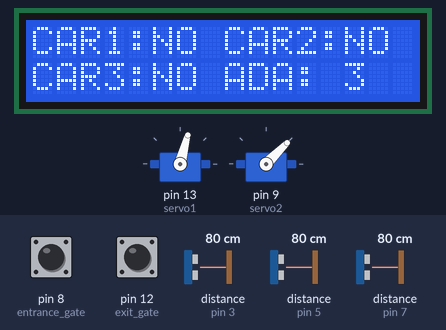
A sketch run on a simulated Arduino Uno, built with avr-gcc and run on an emulated ATmega328P. Parts: 16×2 character LCD, 2 × servo. Wiring (inferred from the names in the program): 3 × ultrasonic range finder: trigger pin 2, echo pin 3 / trigger pin 4, echo pin 5 / trigger pin 6, echo pin 7. The inputs (shaded band) are chosen by the test bench; at power-on: distance to the obstacle (sensors on pin 3, pin 5, pin 7) 80 cm, pin 8 (entrance_gate) HIGH, pin 12 (exit_gate) HIGH. The echo pulse lasts 58.3 µs per cm; what the sketch prints to the serial monitor is not drawn.

Above: at 6.2 s.
6.3 s: distance to the obstacle (sensor on pin 3) set to 5 cm
7.8 s: distance to the obstacle (sensor on pin 3) set to 3 cm
At 8.3 s:
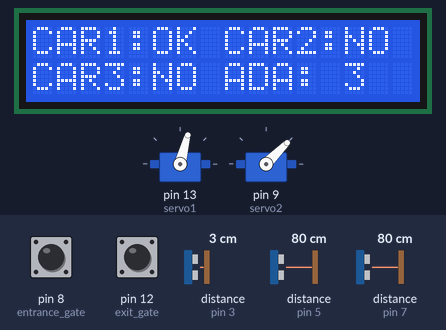
10.8 s: distance to the obstacle (sensor on pin 5) set to 2 cm
At 12.1 s:
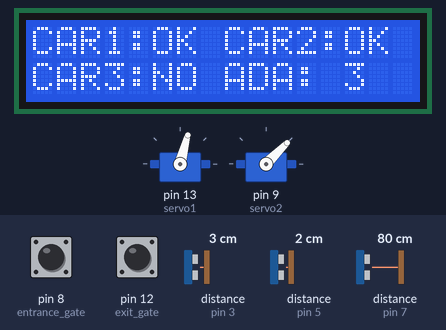
12.4 s: distance to the obstacle (sensor on pin 7) set to 12 cm
13.9 s: distance to the obstacle (sensor on pin 7) set to 9 cm
At 16.06 s:
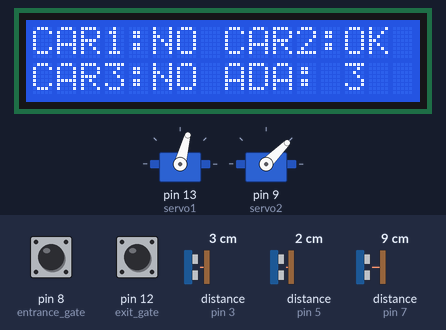
16.9 s: distance to the obstacle (sensor on pin 7) set to 2 cm
At 18.4 s:
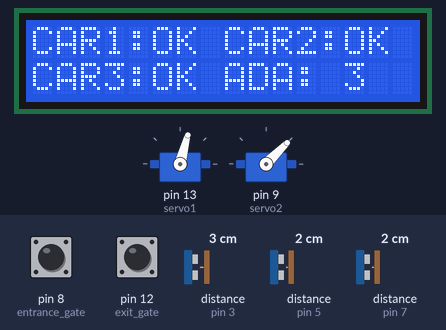
Timing chart, 0 to 19.9 s (numbered marks = the images above; inputs shaded):
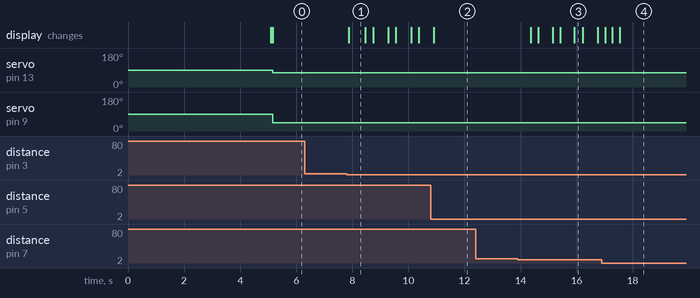

Measured:
- the behaviour switches between 4 and 3 cm on distance to the obstacle (sensor on pin 3) (found by bisection; images 0 and 1)
- the behaviour switches between 11 and 10 cm on distance to the obstacle (sensor on pin 7) (found by bisection; images 2 and 3)
- after the input at 6.3 s, every drawn part: stays the same
- after the input at 7.8 s, the display: changes after 0.07 s (image 1)
- after the input at 10.8 s, the display: changes after 0.10 s (image 2)
- after the input at 12.4 s, every drawn part: stays the same
- after the input at 13.9 s, the display: changes after 0.46 s (image 3)
- after the input at 16.9 s, the display: changes after 0.11 s (image 4)
- what the display in image 1 shows lasts 0.6 s, from 7.9 s to 8.5 s

The sketch:

Arduino.ino
```cpp
#include <LiquidCrystal_I2C.h>
#include <SoftwareSerial.h>
#include <Servo.h>

LiquidCrystal_I2C lcd(0x27, 16, 2);
SoftwareSerial mySerial(10, 11);

const String business_id = "c750e031-8669-4317-9d5f-c5556f11925d", machine_id = "0e9b8061-3c73-44d2-b804-eaf43404fc8c";

// Sensor 1
const int trig_1 = 2;
const int echo_1 = 3;
float distanceCM_1 = 0;
long duration1;

// Sensor 2
const int trig_2 = 4;
const int echo_2 = 5;
float distanceCM_2 = 0;
long duration2;

// Sensor 3
const int trig_3 = 6;
const int echo_3 = 7;
float distanceCM_3 = 0;
long duration3;

float car_1, car_2, car_3;
int place_1_before = 0, place_2_before = 0, place_3_before = 0;
int place_1_current = 0, place_2_current = 0, place_3_current = 0;
float Dist = 3.0;

const int parkiran = 3;
int total = 0, timer_cnt = 0, queue = parkiran;

//Servo
Servo servo1;
Servo servo2;

//Infrared
int entrance_gate = 8;
int exit_gate = 12;


void setup()
{
  Serial.begin(115200);
  mySerial.begin(115200);

  pinMode(trig_1, OUTPUT);
  pinMode(trig_2, OUTPUT);
  pinMode(trig_3, OUTPUT);
  pinMode(echo_1, INPUT);
  pinMode(echo_2, INPUT);
  pinMode(echo_3, INPUT);

  lcd.init();
  lcd.backlight();
  lcd.setCursor(0, 0);
  lcd.print("SELAMAT DATANG");
  lcd.setCursor(0, 1);
  lcd.print("DI E-PARKING");
  delay(5000);
  lcd.clear();

  pinMode(entrance_gate, INPUT);
  pinMode(exit_gate, INPUT);

  servo1.attach(13);
  servo2.attach(9);
}

void loop()
{
  total = 0;

  car_1 = sensor_1();
  car_2 = sensor_2();
  car_3 = sensor_3();

  Serial.println("======");
  Serial.println(car_1);
  Serial.println(car_2);
  Serial.println(car_3);
  Serial.println("======");

  lcd.setCursor(0, 0);
  lcd.print("CAR1:");
  if (car_1 <= Dist)
  {
    lcd.print("OK");
    place_1_current = 1;
    total += 1;
  }
  else
  {
    place_1_current = 0;
    lcd.print("NO");
  }

  lcd.setCursor(8, 0);
  lcd.print("CAR2:");
  if (car_2 <= Dist)
  {
    lcd.print("OK");
    place_2_current = 1;
    total += 1;
  }
  else
  {
    place_2_current = 0;
    lcd.print("NO");
  }

  lcd.setCursor(0, 1);
  lcd.print("CAR3:");
  if (car_3 <= Dist)
  {
    lcd.print("OK");
    place_3_current = 1;
    total += 1;
  }
  else
  {
    place_3_current = 0;
    lcd.print("NO");
  }

  lcd.setCursor(8, 1);
  lcd.print("ADA: ");
  lcd.print(queue);

  gates();

  if (timer_cnt >= 10) {
    if (place_1_before != place_1_current || place_2_before != place_2_current || place_3_before != place_3_current) {
      place_1_before = place_1_current;
      place_2_before = place_2_current;
      place_3_before = place_3_current;

      String param = "{'sender':'sensor','business_id':'" + business_id + "','machine_id':'" + machine_id + "','available':" + (3 - total) + ",'inside':" + total + ",'map':{'place_1':" + place_1_before + ",'place_2':" + place_2_before + ",'place_3':" + place_3_before + "}}";

      // Serial local
      Serial.print('*');
      Serial.print(param);
      Serial.println('#');

      // Serial esp
      mySerial.print("*");
      mySerial.print(param);
      mySerial.println("#");
      mySerial.println();
    }
    timer_cnt = 0;
  }
  timer_cnt++;
  delay(200);

}

float sensor_1(void)
{
  digitalWrite(trig_1, LOW);
  delayMicroseconds(10000);
  digitalWrite(trig_1, HIGH);
  delayMicroseconds(10);
  digitalWrite(trig_1, LOW);
  duration1 = pulseIn(echo_1, HIGH);
  distanceCM_1 = duration1 * 0.0343 / 2;
  return distanceCM_1;
}

float sensor_2(void)
{
  digitalWrite(trig_2, LOW);
  delayMicroseconds(10000);
  digitalWrite(trig_2, HIGH);
  delayMicroseconds(10);
  digitalWrite(trig_2, LOW);
  duration2 = pulseIn(echo_2, HIGH);
  distanceCM_2 = duration2 * 0.0343 / 2;
  return distanceCM_2;
}

float sensor_3(void)
{
  digitalWrite(trig_3, LOW);
  delayMicroseconds(10000);
  digitalWrite(trig_3, HIGH);
  delayMicroseconds(10);
  digitalWrite(trig_3, LOW);
  duration3 = pulseIn(echo_3, HIGH);
  distanceCM_3 = duration3 * 0.0343 / 2;
  return distanceCM_3;
}

void gates() {
  if ((digitalRead(entrance_gate) == LOW) && (queue != 0)) {
    servo2.write(135);

    String param = "{'sender':'gate_in','business_id':'" + business_id + "','machine_id':'" + machine_id + "'}";

    // Serial local
    Serial.print('*');
    Serial.print(param);
    Serial.println('#');

    // Serial esp
    mySerial.print("*");
    mySerial.print(param);
    mySerial.println("#");
    mySerial.println();

    queue -= 1;
    delay(3000);
  } else if (digitalRead(entrance_gate) == LOW && queue == 0) {
    lcd.clear();
    lcd.setCursor(0, 0);
    lcd.print("Maaf Penuh!");
    delay(1500);
    lcd.clear();
  }


  if (digitalRead(entrance_gate) == HIGH) {
    servo2.write(45);
  }


  if (digitalRead(exit_gate) == LOW && queue != parkiran) {
    servo1.write(0);

    String param = "{'sender':'gate_out','business_id':'" + business_id + "','machine_id':'" + machine_id + "'}";

    // Serial local
    Serial.print('*');
    Serial.print(param);
    Serial.println('#');

    // Serial esp
    mySerial.print("*");
    mySerial.print(param);
    mySerial.println("#");
    mySerial.println();

    queue += 1;
    delay(3000);
  }


  if (digitalRead(exit_gate) == HIGH) {
    servo1.write(75);
  }

}
```
